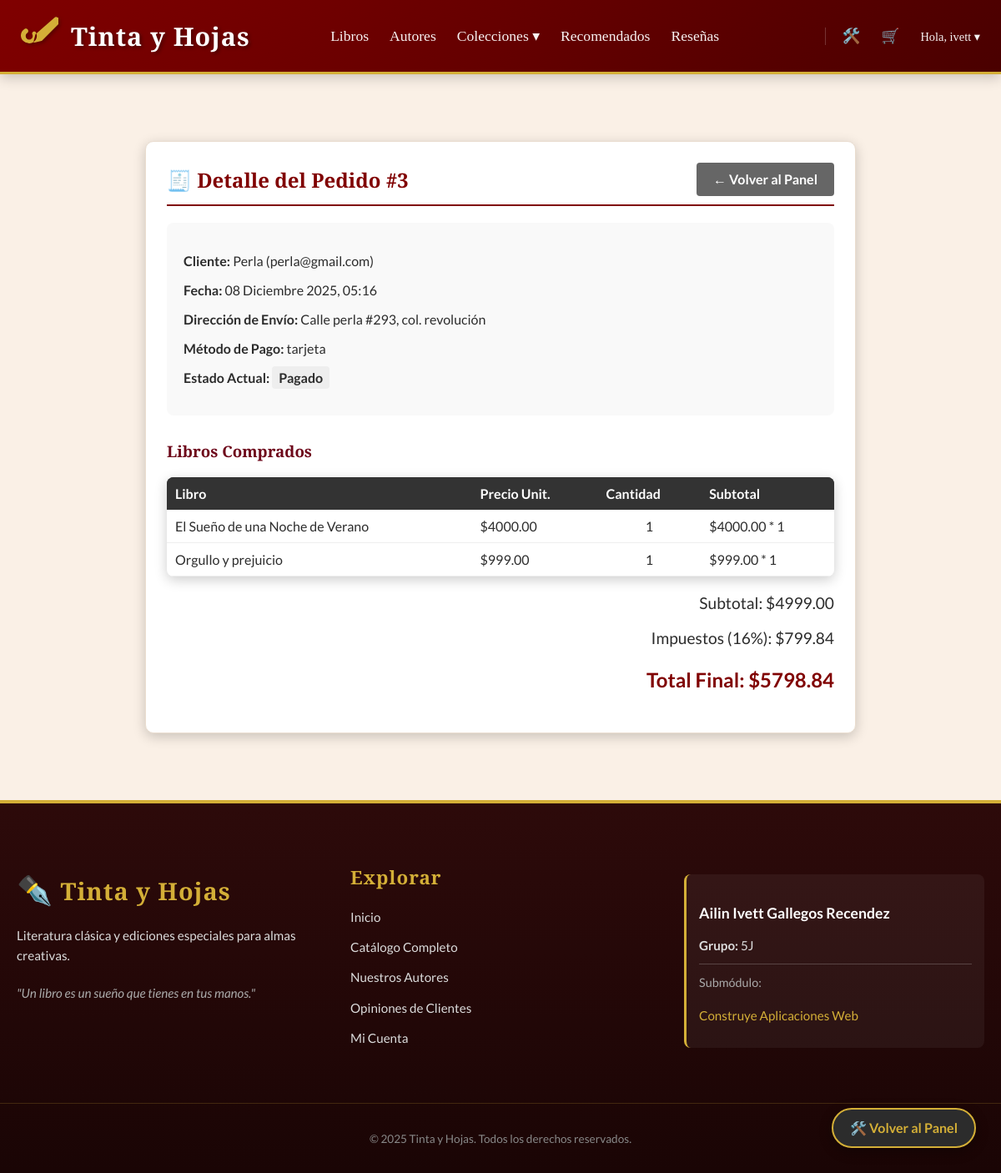
Screenshot of /pedido/detalle/3/ (signed in) with the database file from the repository.
### tienda/models.py (models this page shows, shortened)
class Pedido(models.Model):
    ESTADOS = [
        ('pendiente', 'Pendiente de Pago'),
        ('pagado', 'Pagado'),
        ('enviado', 'Enviado'),
    ]
    usuario = models.ForeignKey(User, on_delete=models.CASCADE, verbose_name="Cliente")
    fecha_pedido = models.DateTimeField(auto_now_add=True)
    direccion_envio = models.TextField(verbose_name="Dirección de Envío")
    metodo_pago = models.CharField(max_length=50, verbose_name="Método de Pago", default='tarjeta')
    subtotal = models.DecimalField(max_digits=10, decimal_places=2, default=0)
    impuestos = models.DecimalField(max_digits=10, decimal_places=2, default=0)
    total_final = models.DecimalField(max_digits=10, decimal_places=2)
    estado = models.CharField(max_length=20, choices=ESTADOS, default='pendiente')

class ItemPedido(models.Model):
    pedido = models.ForeignKey(Pedido, related_name='items', on_delete=models.CASCADE)
    libro = models.ForeignKey(Libro, on_delete=models.CASCADE)
    cantidad = models.PositiveIntegerField()
    precio_unitario = models.DecimalField(max_digits=10, decimal_places=2)

class Libro(models.Model):
    titulo = models.CharField(max_length=200, verbose_name="Título")
    autor = models.ForeignKey(Autor, on_delete=models.CASCADE, related_name='libros', verbose_name="Autor")
    coleccion = models.ForeignKey(Coleccion, on_delete=models.CASCADE, related_name='libros', verbose_name="Colección/Género")
    proveedor = models.ForeignKey(Proveedor, on_delete=models.SET_NULL, null=True, blank=True, verbose_name="Proveedor")
    precio = models.DecimalField(max_digits=10, decimal_places=2, verbose_name="Precio")
    stock = models.IntegerField(validators=[MinValueValidator(0)], verbose_name="Stock disponible")
    descripcion = models.TextField(verbose_name="Descripción")
    imagen = models.ImageField(upload_to='libros/', verbose_name="Imagen del libro", null=True, blank=True)
    es_recomendado = models.BooleanField(default=False, verbose_name="¿Es recomendado?")

### tienda/views.py (the view)
# urls.py: path('pedido/detalle/<int:pedido_id>/', views.detalle_pedido_admin, name='detalle_pedido_admin'),
@user_passes_test(es_admin, login_url='index')
def detalle_pedido_admin(request, pedido_id):
    pedido = get_object_or_404(Pedido, id=pedido_id)
    items = pedido.items.all()
    return render(request, 'tienda/detalle_pedido_admin.html', {'pedido': pedido, 'items': items})

### tienda/context_processors.py (called while the page is built)
def menu_colecciones(request):
    return {'colecciones_menu': Coleccion.objects.all()}

### tienda/views.py (called while the page is built)
def es_admin(user):
    return user.is_authenticated and user.is_staff

### tienda/templates/tienda/detalle_pedido_admin.html
{% extends 'tienda/base.html' %}
{% block content %}
<div class="card" style="max-width: 800px; margin: 40px auto;">
    <div style="display: flex; justify-content: space-between; align-items: center; border-bottom: 2px solid #800000; padding-bottom: 10px;">
        <h2 style="margin: 0; color: #800000;">🧾 Detalle del Pedido #{{ pedido.id }}</h2>
        <a href="{% url 'dashboard_admin' %}" class="btn" style="background-color: #666;">← Volver al Panel</a>
    </div>
    <div style="margin-top: 20px; background: #f9f9f9; padding: 20px; border-radius: 8px;">
        <p><strong>Cliente:</strong> {{ pedido.usuario.username }} ({{ pedido.usuario.email }})</p>
        <p><strong>Fecha:</strong> {{ pedido.fecha_pedido|date:"d F Y, H:i" }}</p>
        <p><strong>Dirección de Envío:</strong> {{ pedido.direccion_envio }}</p>
        <p><strong>Método de Pago:</strong> {{ pedido.metodo_pago }}</p>
        <p><strong>Estado Actual:</strong>
            <span style="padding: 4px 8px; border-radius: 4px; background: #eee; font-weight: bold;">
                {{ pedido.get_estado_display }}
            </span>
        </p>
    </div>
    <h3 style="margin-top: 30px;">Libros Comprados</h3>
    <table style="width: 100%; border-collapse: collapse; margin-top: 10px;">
        <thead style="background-color: #333; color: white;">
            <tr>
                <th style="padding: 10px;">Libro</th>
                <th style="padding: 10px;">Precio Unit.</th>
                <th style="padding: 10px;">Cantidad</th>
                <th style="padding: 10px;">Subtotal</th>
            </tr>
        </thead>
        <tbody>
            {% for item in items %}
            <tr style="border-bottom: 1px solid #eee;">
                <td style="padding: 10px;">{{ item.libro.titulo }}</td>
                <td style="padding: 10px;">${{ item.precio_unitario }}</td>
                <td style="padding: 10px; text-align: center;">{{ item.cantidad }}</td>
                <td style="padding: 10px;">${{ item.precio_unitario }} * {{ item.cantidad }}</td>
            </tr>
            {% endfor %}
        </tbody>
    </table>
    <div style="margin-top: 20px; text-align: right; font-size: 1.2rem;">
        <p>Subtotal: ${{ pedido.subtotal }}</p>
        <p>Impuestos (16%): ${{ pedido.impuestos }}</p>
        <p style="font-weight: bold; font-size: 1.5rem; color: #800000;">Total Final: ${{ pedido.total_final }}</p>
    </div>
</div>
{% endblock %}

### tienda/templates/tienda/base.html (shortened to what this page needs)
{% load static %}
<!DOCTYPE html>
<html lang="es">
<head>
</head>
<body>
    <header>
        <nav>
            <a href="{% url 'index' %}" class="logo-container">
                <div class="logo-icon">
                </div>
                <span class="logo-text">Tinta y Hojas</span>
            </a>
            <ul class="nav-links">
                <li><a href="{% url 'catalogo' %}">Libros</a></li>
                <li><a href="{% url 'lista_autores' %}">Autores</a></li>
                <li class="dropdown">
                    <a href="{% url 'lista_generos' %}" style="cursor: pointer;">Colecciones ▾</a>
                </li>
                <li><a href="{% url 'catalogo' %}?recomendados=true">Recomendados</a></li>
                <li><a href="{% url 'resenas' %}">Reseñas</a></li>
            </ul>
            <ul class="nav-links" style="margin-left: 30px; padding-left: 20px; border-left: 1px solid rgba(255,255,255,0.2);">
                {% if user.is_authenticated %}
                    {% if user.is_staff %}
                        <li>
                            <a href="{% url 'dashboard_admin' %}" title="Panel de Administración" style="color: var(--accent-color);">
                                🛠️
                            </a>
                        </li>
                    {% endif %}
                    <li>
                        <a href="{% url 'ver_carrito' %}" title="Ver Carrito">
                            🛒
                        </a>
                    </li>
                    <li class="dropdown">
                        <a href="#" style="font-size: 0.9rem;">Hola, {{ user.username }} ▾</a>
                    </li>
                {% else %}
                    <li><a href="{% url 'login' %}">Ingresar</a></li>
                    <li><a href="{% url 'registro' %}" style="background-color: var(--accent-color); color: #4a0000 !important; padding: 6px 15px; border-radius: 20px; font-weight: bold;">Crear Cuenta</a></li>
                {% endif %}
            </ul>
        </nav>
    </header>
    <main>
        {% block content %}
        {% endblock %}
    </main>
    <footer>
        <div class="footer-container">
            <div class="footer-section">
                <h3 style="font-size: 1.8rem;">
                    <span style="font-size: 1.2em;">✒️</span> Tinta y Hojas
                </h3>
                <p>
                    Literatura clásica y ediciones especiales para almas creativas.
                </p>
                <p style="margin-top: 20px; font-style: italic; color: #aaa;">
                    "Un libro es un sueño que tienes en tus manos."
                </p>
            </div>
            <div class="footer-section">
                <h3>Explorar</h3>
                <ul style="list-style: none; padding: 0;">
                    <li><a href="{% url 'index' %}">Inicio</a></li>
                    <li><a href="{% url 'catalogo' %}">Catálogo Completo</a></li>
                    <li><a href="{% url 'lista_autores' %}">Nuestros Autores</a></li>
                    <li><a href="{% url 'resenas' %}">Opiniones de Clientes</a></li>
                    {% if user.is_authenticated %}
                        <li><a href="{% url 'mi_perfil' %}">Mi Cuenta</a></li>
                    {% else %}
                        <li><a href="{% url 'login' %}">Iniciar Sesión</a></li>
                    {% endif %}
                </ul>
            </div>
            <div class="footer-section">
                <div class="student-info" style="margin-top: 35px;">
                    <p style="font-weight: bold; font-size: 1.1rem; color: #fff;">
                        Ailin Ivett Gallegos Recendez
                    </p>
                    <p style="margin: 5px 0;">
                        <strong>Grupo:</strong> 5J
                    </p>
                    <hr style="border: 0; border-top: 1px solid rgba(255,255,255,0.2); margin: 10px 0;">
                    <p style="margin: 0; font-size: 0.9rem; color: #aaa;">Submódulo:</p>
                    <p style="color: var(--accent-color);">
                        Construye Aplicaciones Web
                    </p>
                </div>
            </div>
        </div>
        <div class="footer-bottom">
            <p>&copy; 2025 Tinta y Hojas. Todos los derechos reservados.</p>
        </div>
    </footer>
{% if user.is_staff %}
        <a href="{% url 'dashboard_admin' %}" class="admin-floating-btn" title="Volver al Panel de Administración">
            🛠️ Volver al Panel
        </a>
    {% endif %}
</body>
</html>

### tienda/templates/tienda/base.html (style rules this page uses)
:root { --primary-color: #6d071a; --primary-gradient: linear-gradient(135deg, #800000 0%, #4a0000 100%); --secondary-color: #FAF0E6; --accent-color: #D4AF37; --text-color: #2c2c2c; --white: #ffffff; --shadow: 0 4px 15px rgba(0,0,0,0.2); }
body { font-family: 'Lato', sans-serif; background-color: var(--secondary-color); color: var(--text-color); margin: 0; padding: 0; display: flex; flex-direction: column; min-height: 100vh; }
header { background: var(--primary-gradient); padding: 1.2rem 0; box-shadow: var(--shadow); position: sticky; top: 0; z-index: 1000; border-bottom: 3px solid var(--accent-color); }
nav { display: flex; justify-content: space-between; align-items: center; max-width: 1200px; margin: 0 auto; padding: 0 25px; }
.logo-container { display: flex; align-items: center; gap: 15px; text-decoration: none; }
.logo-text { font-family: 'Cinzel Decorative', cursive; font-size: 1.9rem; color: var(--white); letter-spacing: 1px; text-shadow: 2px 2px 4px rgba(0,0,0,0.4); font-weight: 700; }
.logo-icon svg { fill: var(--accent-color); height: 45px; width: 45px; filter: drop-shadow(2px 2px 2px rgba(0,0,0,0.3)); }
.nav-links { list-style: none; display: flex; gap: 25px; align-items: center; margin: 0; padding: 0; }
.nav-links a { color: rgba(255,255,255,0.95); text-decoration: none; font-family: 'Playfair Display', serif; font-size: 1.1rem; font-weight: 500; position: relative; transition: color 0.3s; padding: 5px 0; }
.nav-links a::after { content: ''; position: absolute; width: 0; height: 2px; bottom: 0; left: 0; background-color: var(--accent-color); transition: width 0.3s ease; }
.dropdown { position: relative; }
.dropdown::after { content: ''; position: absolute; height: 20px; width: 100%; bottom: -20px; left: 0; }
main { flex: 1; max-width: 1200px; width: 100%; margin: 40px auto; padding: 0 20px; box-sizing: border-box; }
h1, h2, h3 { color: var(--primary-color); font-family: 'Playfair Display', serif; }
.card { background: var(--white); padding: 25px; border-radius: 10px; box-shadow: var(--shadow); border: 1px solid #eaddcf; margin-bottom: 20px; }
.btn { background-color: var(--primary-color); color: var(--white); padding: 10px 20px; border-radius: 4px; border: none; cursor: pointer; transition: all 0.3s; text-decoration: none; display: inline-block; font-family: 'Lato', sans-serif; font-weight: bold; }
table { width: 100%; border-collapse: collapse; box-shadow: var(--shadow); background: white; border-radius: 8px; overflow: hidden; }
th { background-color: #333; color: white; padding: 15px; text-align: left; }
td { padding: 15px; border-bottom: 1px solid #eee; }
footer { background: linear-gradient(to top, #1a0505, #2d0a0a); color: #dcdcdc; padding-top: 50px; padding-bottom: 20px; margin-top: auto; border-top: 4px solid var(--accent-color); font-family: 'Lato', sans-serif; }
.footer-container { max-width: 1200px; margin: 0 auto; padding: 0 20px; display: grid; grid-template-columns: repeat(auto-fit, minmax(250px, 1fr)); gap: 40px; }
.footer-section h3 { font-family: 'Cinzel Decorative', cursive; color: var(--accent-color); font-size: 1.4rem; margin-bottom: 20px; letter-spacing: 1px; }
.footer-section p, .footer-section li { margin-bottom: 12px; line-height: 1.6; font-size: 0.95rem; }
.footer-section a { color: #dcdcdc; text-decoration: none; transition: color 0.3s; }
.student-info { background-color: rgba(255, 255, 255, 0.05); padding: 15px; border-radius: 8px; border-left: 3px solid var(--accent-color); margin-top: 10px; }
.footer-bottom { text-align: center; margin-top: 50px; padding-top: 20px; border-top: 1px solid rgba(212, 175, 55, 0.2); font-size: 0.85rem; color: #888; }
.admin-floating-btn { position: fixed; bottom: 30px; right: 30px; background-color: #2c2c2c; color: #D4AF37; padding: 12px 20px; border-radius: 50px; font-weight: bold; text-decoration: none; box-shadow: 0 4px 15px rgba(0,0,0,0.3); z-index: 9999; border: 2px solid #D4AF37; transition: transform 0.3s, background 0.3s; font-family: 'Lato', sans-serif; display: flex; align-items: center; gap: 8px; }

### rows the page displays
Pedido: id "3", usuario.username "Perla", usuario.email "perla@gmail.com", fecha_pedido "08 Diciembre 2025, 05:16", direccion_envio "Calle perla #293, col. revolución", metodo_pago "tarjeta", estado "Pagado", subtotal "4999.00", impuestos "799.84", total_final "5798.84"
ItemPedido: libro.titulo "El Sueño de una Noche de Verano", precio_unitario "4000.00", cantidad "1"
ItemPedido: libro.titulo "Orgullo y prejuicio", precio_unitario "999.00", cantidad "1"

### other values shown
{{ user.username }} "ivett"
